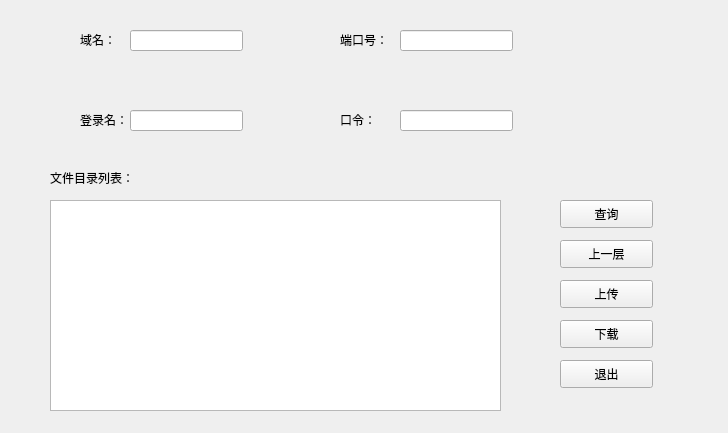
<?xml version="1.0" encoding="UTF-8"?>
<ui version="4.0">
 <class>Form</class>
 <widget class="QWidget" name="Form">
  <property name="geometry">
   <rect>
    <x>0</x>
    <y>0</y>
    <width>728</width>
    <height>433</height>
   </rect>
  </property>
  <property name="windowTitle">
   <string>FTP客户端</string>
  </property>
  <widget class="QLabel" name="label">
   <property name="geometry">
    <rect>
     <x>80</x>
     <y>30</y>
     <width>41</width>
     <height>20</height>
    </rect>
   </property>
   <property name="text">
    <string>域名：</string>
   </property>
  </widget>
  <widget class="QLabel" name="label_2">
   <property name="geometry">
    <rect>
     <x>340</x>
     <y>30</y>
     <width>51</width>
     <height>20</height>
    </rect>
   </property>
   <property name="text">
    <string>端口号：</string>
   </property>
  </widget>
  <widget class="QLabel" name="label_3">
   <property name="geometry">
    <rect>
     <x>340</x>
     <y>110</y>
     <width>41</width>
     <height>20</height>
    </rect>
   </property>
   <property name="text">
    <string>口令：</string>
   </property>
  </widget>
  <widget class="QLabel" name="label_4">
   <property name="geometry">
    <rect>
     <x>80</x>
     <y>110</y>
     <width>51</width>
     <height>20</height>
    </rect>
   </property>
   <property name="text">
    <string>登录名：</string>
   </property>
  </widget>
  <widget class="QLineEdit" name="domainEdit">
   <property name="geometry">
    <rect>
     <x>130</x>
     <y>30</y>
     <width>113</width>
     <height>21</height>
    </rect>
   </property>
  </widget>
  <widget class="QLineEdit" name="pwEdit">
   <property name="geometry">
    <rect>
     <x>400</x>
     <y>110</y>
     <width>113</width>
     <height>21</height>
    </rect>
   </property>
  </widget>
  <widget class="QLineEdit" name="portEdit">
   <property name="geometry">
    <rect>
     <x>400</x>
     <y>30</y>
     <width>113</width>
     <height>21</height>
    </rect>
   </property>
  </widget>
  <widget class="QLineEdit" name="nameEdit">
   <property name="geometry">
    <rect>
     <x>130</x>
     <y>110</y>
     <width>113</width>
     <height>21</height>
    </rect>
   </property>
  </widget>
  <widget class="QPushButton" name="ulButton">
   <property name="geometry">
    <rect>
     <x>560</x>
     <y>280</y>
     <width>93</width>
     <height>28</height>
    </rect>
   </property>
   <property name="text">
    <string>上传</string>
   </property>
  </widget>
  <widget class="QPushButton" name="dButton">
   <property name="geometry">
    <rect>
     <x>560</x>
     <y>320</y>
     <width>93</width>
     <height>28</height>
    </rect>
   </property>
   <property name="text">
    <string>下载</string>
   </property>
  </widget>
  <widget class="QPushButton" name="upButton">
   <property name="geometry">
    <rect>
     <x>560</x>
     <y>240</y>
     <width>93</width>
     <height>28</height>
    </rect>
   </property>
   <property name="text">
    <string>上一层</string>
   </property>
  </widget>
  <widget class="QPushButton" name="eButton">
   <property name="geometry">
    <rect>
     <x>560</x>
     <y>360</y>
     <width>93</width>
     <height>28</height>
    </rect>
   </property>
   <property name="text">
    <string>退出</string>
   </property>
  </widget>
  <widget class="QPushButton" name="qButton">
   <property name="geometry">
    <rect>
     <x>560</x>
     <y>200</y>
     <width>93</width>
     <height>28</height>
    </rect>
   </property>
   <property name="text">
    <string>查询</string>
   </property>
  </widget>
  <widget class="QLabel" name="label_5">
   <property name="geometry">
    <rect>
     <x>50</x>
     <y>170</y>
     <width>101</width>
     <height>16</height>
    </rect>
   </property>
   <property name="text">
    <string>文件目录列表：</string>
   </property>
  </widget>
  <widget class="QTreeView" name="treeView">
   <property name="geometry">
    <rect>
     <x>50</x>
     <y>200</y>
     <width>451</width>
     <height>211</height>
    </rect>
   </property>
  </widget>
 </widget>
 <resources/>
 <connections/>
</ui>
